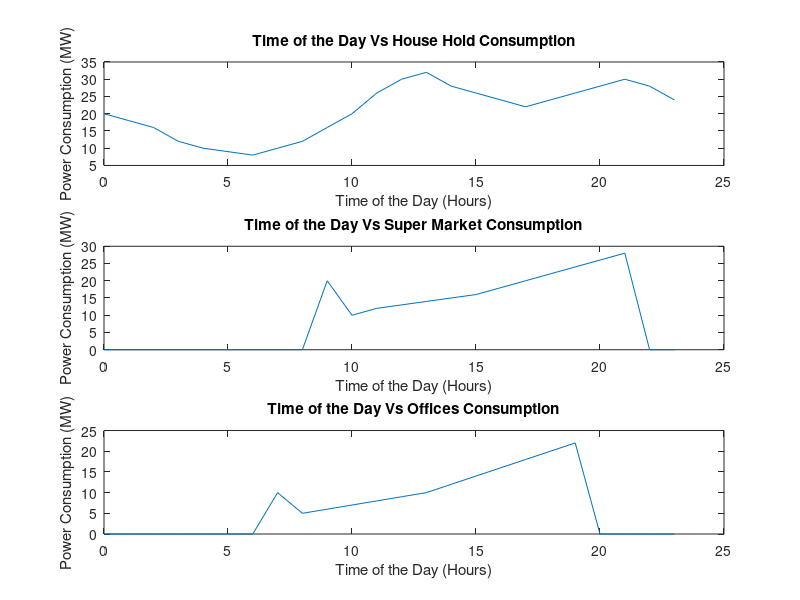

This figure's MATLAB source:
% Programmer: P Madhu Sudhana Rao
% Target: VPP Analysis
% Client: M Ravi Kiran

clc;
clear all;

x=[0 1 2 3 4 5 6 7 8 9 10 11 12 13 14 15 16 17 18 19 20 21 22 23];
y=[20 18 16 12 10 9 8 10 12 16 20 26 30 32 28 26 24 22 24 26 28 30 28 24];
subplot(3,1,1);
plot(x,y);
title('Time of the Day Vs House Hold Consumption');
xlabel('Time of the Day (Hours)');
ylabel('Power Consumption (MW)');

z=[0 0 0 0 0 0 0 0 0 20 10 12 13 14 15 16 18 20 22 24 26 28 0 0];
subplot(3,1,2);
plot(x,z);
title('Time of the Day Vs Super Market Consumption');
xlabel('Time of the Day (Hours)');
ylabel('Power Consumption (MW)');

m=[0 0 0 0 0 0 0 10 5 6 7 8 9 10 12 14 16 18 20 22 0 0 0 0];
subplot(3,1,3);
plot(x,m);
title('Time of the Day Vs Offices Consumption');
xlabel('Time of the Day (Hours)');
ylabel('Power Consumption (MW)');